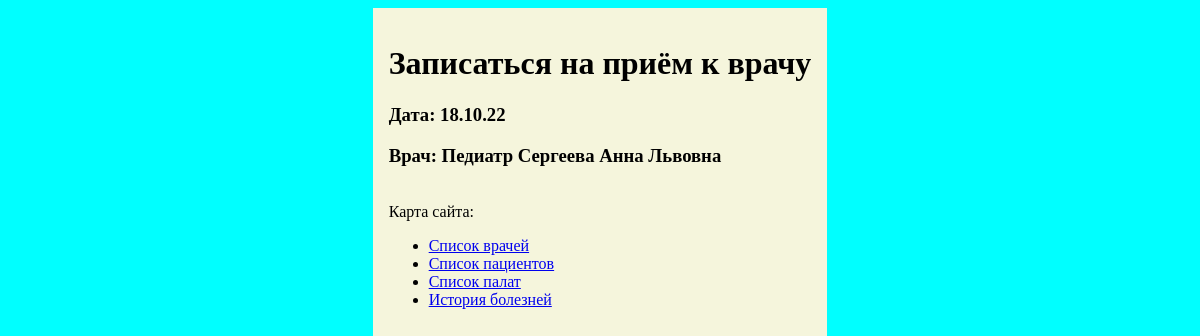
Page /templates/make_appointment/3 on the earlier database version.
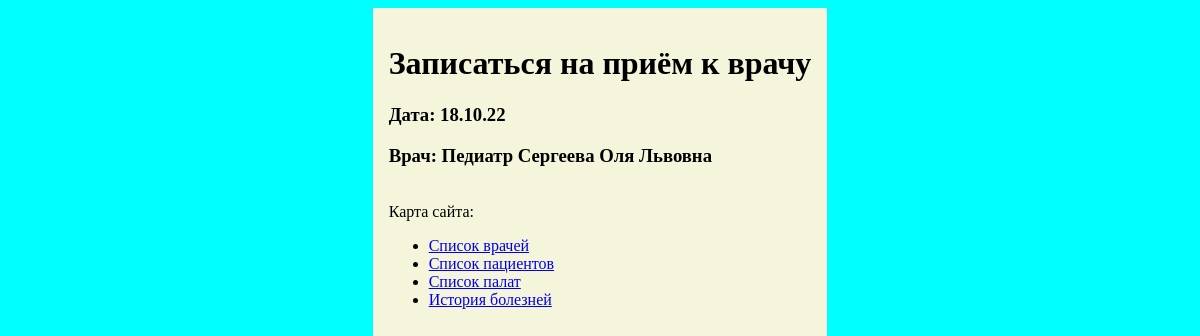
Same page on the later database version.
### bmstu_lab/models.py (models this page shows, shortened)
class Doctor(models.Model):
    user = models.OneToOneField(User, on_delete=models.CASCADE)
    first_name = models.CharField(max_length=32)
    last_name = models.CharField(max_length=32)
    patronymic = models.CharField(max_length=32)
    speciality = models.ForeignKey(Speciality, related_name='doctors', on_delete=models.RESTRICT)
    photo = models.FileField(upload_to='static/photos/', blank=True, null=True, default=None)

class Speciality(models.Model):
    name = models.CharField(max_length=32)
    def __str__(self):
        return self.name

### bmstu_lab/views/templates.py (the view)
def make_appointment(request, id):
    doctor = Doctor.objects.filter(id=id).first()
    if doctor:
        return render(request, 'make_appointment.html', {
            'current_date': date.today().strftime('%d.%m.%y'),
            'doctor': doctor
        })
    else:
        return HttpResponseNotFound(f'Doctor with id {id} not found')

### templates/make_appointment.html (shortened to what this page needs)
{% extends 'base.html' %}
{% block header %}Записаться на приём к врачу{% endblock %}
{% block content %}
<h3>Врач: {{ doctor.speciality }} {{ doctor.last_name }} {{ doctor.first_name }} {{ doctor.patronymic }}</h3>
{% endblock %}

Differences in the rows shown:
changed Doctor "Сергеева": first_name "Анна" → "Оля"
